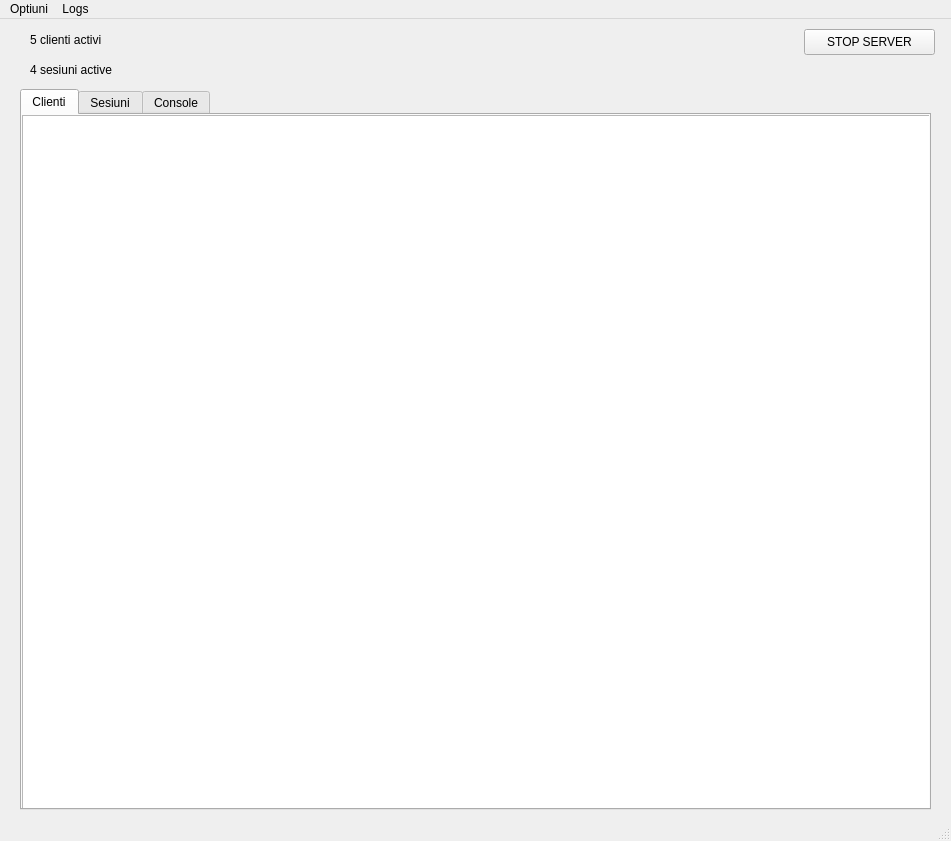
<?xml version="1.0" encoding="UTF-8"?>
<ui version="4.0">
    <class>MainWindow</class>
    <widget class="QMainWindow" name="MainWindow">
        <property name="geometry">
            <rect>
                <x>0</x>
                <y>0</y>
                <width>951</width>
                <height>841</height>
            </rect>
        </property>
        <property name="windowTitle">
            <string>MainWindow</string>
        </property>
        <widget class="QWidget" name="centralwidget">
            <widget class="QTabWidget" name="tabWidget">
                <property name="geometry">
                    <rect>
                        <x>20</x>
                        <y>70</y>
                        <width>911</width>
                        <height>721</height>
                    </rect>
                </property>
                <property name="currentIndex">
                    <number>0</number>
                </property>
                <widget class="QWidget" name="tab">
                    <attribute name="title">
                        <string>Clienti</string>
                    </attribute>
                    <widget class="QWidget" name="verticalLayoutWidget">
                        <property name="geometry">
                            <rect>
                                <x>0</x>
                                <y>0</y>
                                <width>911</width>
                                <height>731</height>
                            </rect>
                        </property>
                        <layout class="QVBoxLayout" name="verticalLayout">
                            <item>
                                <widget class="QListView" name="listView"/>
                            </item>
                        </layout>
                    </widget>
                </widget>
                <widget class="QWidget" name="tab_2">
                    <attribute name="title">
                        <string>Sesiuni</string>
                    </attribute>
                </widget>
                <widget class="QWidget" name="tab_3">
                    <attribute name="title">
                        <string>Console</string>
                    </attribute>
                </widget>
            </widget>
            <widget class="QLabel" name="label">
                <property name="geometry">
                    <rect>
                        <x>30</x>
                        <y>0</y>
                        <width>151</width>
                        <height>41</height>
                    </rect>
                </property>
                <property name="text">
                    <string>5 clienti activi</string>
                </property>
            </widget>
            <widget class="QLabel" name="label_2">
                <property name="geometry">
                    <rect>
                        <x>30</x>
                        <y>30</y>
                        <width>151</width>
                        <height>41</height>
                    </rect>
                </property>
                <property name="text">
                    <string>4 sesiuni active</string>
                </property>
            </widget>
            <widget class="QPushButton" name="pushButton">
                <property name="geometry">
                    <rect>
                        <x>804</x>
                        <y>10</y>
                        <width>131</width>
                        <height>26</height>
                    </rect>
                </property>
                <property name="text">
                    <string>STOP SERVER</string>
                </property>
            </widget>
        </widget>
        <widget class="QMenuBar" name="menubar">
            <property name="geometry">
                <rect>
                    <x>0</x>
                    <y>0</y>
                    <width>951</width>
                    <height>25</height>
                </rect>
            </property>
            <widget class="QMenu" name="menuOptiuni">
                <property name="title">
                    <string>Optiuni</string>
                </property>
            </widget>
            <widget class="QMenu" name="menuLogs">
                <property name="title">
                    <string>Logs</string>
                </property>
            </widget>
            <addaction name="menuOptiuni"/>
            <addaction name="menuLogs"/>
        </widget>
        <widget class="QStatusBar" name="statusbar"/>
    </widget>
    <resources/>
    <connections/>
</ui>
